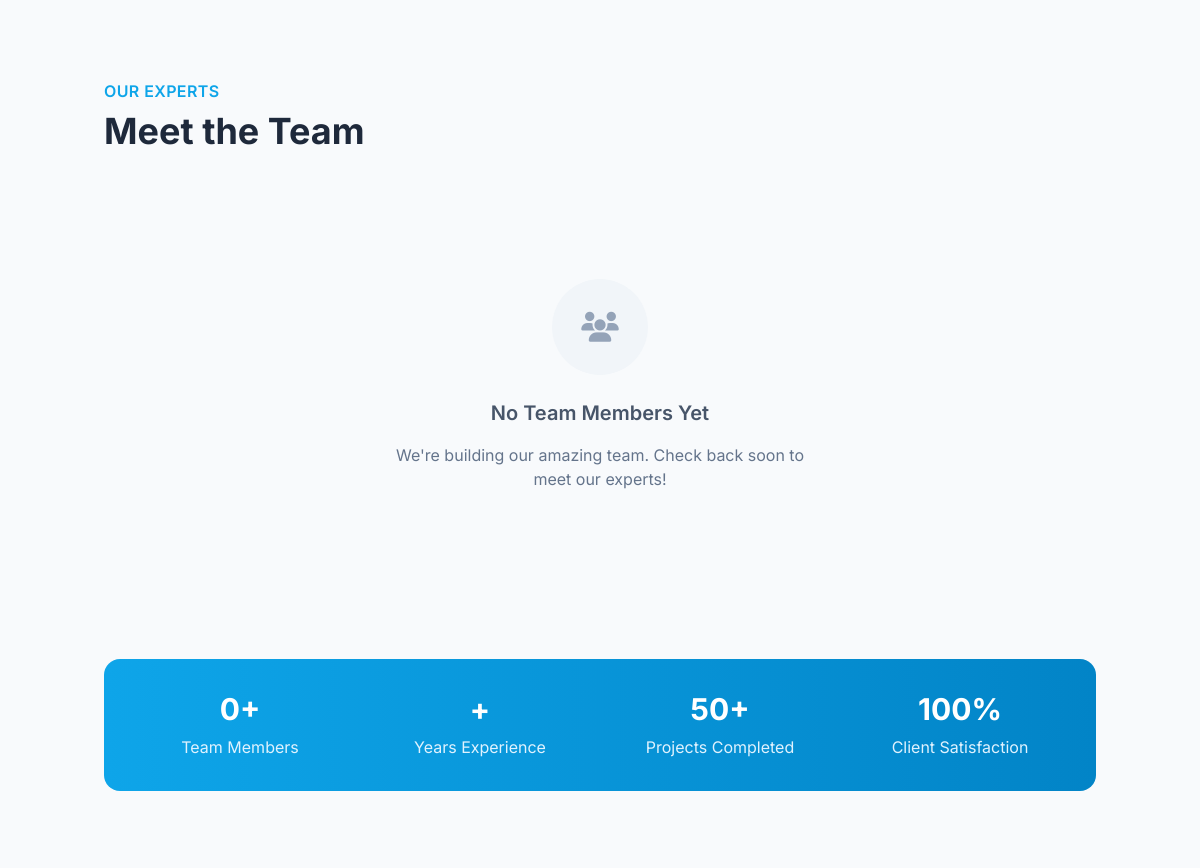
The page /about-us/ (middle part) on the database as committed earlier.
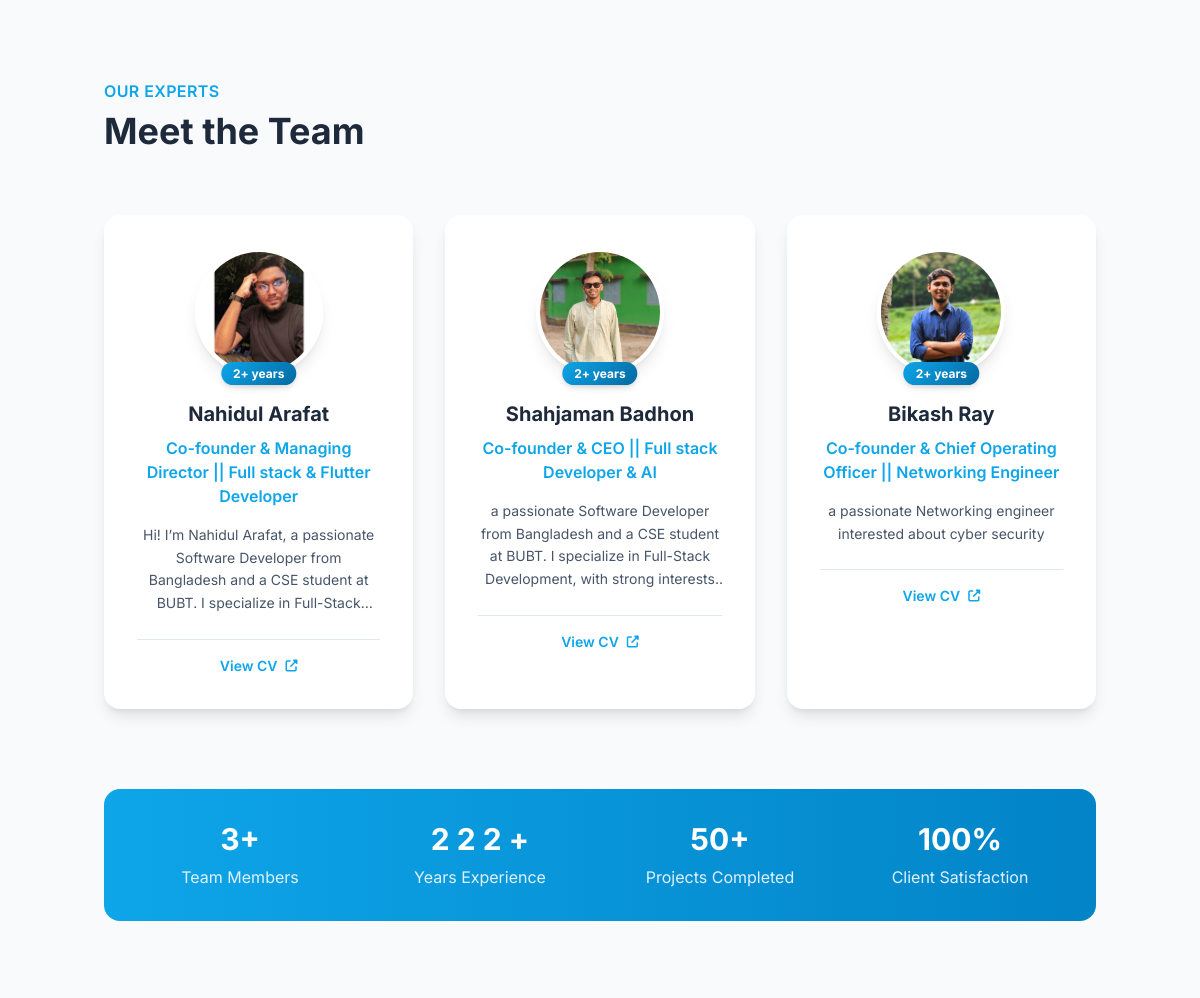
The same page on the database as committed later.
### protfolio/models.py (models this page shows, shortened)
class Developer(models.Model):
    name = models.CharField(max_length=100)
    position = models.CharField(max_length=100)
    experience = models.PositiveIntegerField()
    image = models.ImageField(upload_to='developers/')
    bio = models.TextField()
    cv_url = models.URLField(blank=True)

### protfolio/views.py (the view)
# urls.py: path('about-us/', views.about_us_page, name='about_us'),
def about_us_page(request):
    developers = Developer.objects.all()
    return render(request, 'about_us.html', {'developers': developers})

### templates/about_us.html (shortened to what this page needs)
{% load static %}
<!DOCTYPE html>
<html lang="en">
<head>
    <script src="https://cdn.tailwindcss.com/3.4.3"></script>
    <link rel="stylesheet" href="https://cdnjs.cloudflare.com/ajax/libs/font-awesome/6.4.0/css/all.min.css">
    <link href="https://unpkg.com/aos@2.3.1/dist/aos.css" rel="stylesheet">
</head>
<body class="bg-white dark:bg-accent-900 text-accent-800 dark:text-accent-100 font-sans transition-colors duration-300">
    <main class="pt-20">
        <section class="py-20 bg-accent-50 dark:bg-accent-800 overflow-hidden">
            <div class="container mx-auto px-4">
                <div class="flex flex-col md:flex-row justify-between items-center mb-16" data-aos="fade-up">
                    <div class="text-center md:text-left mb-6 md:mb-0">
                        <span class="text-primary-500 font-semibold tracking-wide uppercase">Our Experts</span>
                        <h2 class="text-3xl md:text-4xl font-bold mt-2 text-accent-800 dark:text-white">Meet the Team</h2>
                    </div>
                </div>
                <div class="grid grid-cols-1 sm:grid-cols-2 lg:grid-cols-3 gap-8">
                    {% for dev in developers %}
                    <div class="team-card bg-white dark:bg-accent-700 p-8 rounded-2xl shadow-lg text-center relative group"
                         data-aos="fade-up" data-aos-delay="{{ forloop.counter0|add:1 }}00">
                        <div class="relative mb-6">
                            <div class="w-32 h-32 mx-auto rounded-full overflow-hidden border-4 border-white dark:border-accent-600 shadow-lg">
                                <img src="{{ dev.image.url }}" alt="{{ dev.name }}"
                                     class="w-full h-full object-cover profile-image">
                            </div>
                            <div class="absolute -bottom-2 left-1/2 transform -translate-x-1/2">
                                <span class="experience-badge text-white text-xs font-bold py-1 px-3 rounded-full shadow-md">
                                    {{ dev.experience }}+ years
                                </span>
                            </div>
                        </div>
                        <h3 class="text-xl font-bold text-accent-800 dark:text-white mb-2 group-hover:text-primary-500 transition-colors">
                            {{ dev.name }}
                        </h3>
                        <p class="text-primary-500 font-semibold mb-4">{{ dev.position }}</p>
                        <div class="text-accent-600 dark:text-accent-300 text-sm leading-relaxed mb-6 line-clamp-4">
                            {{ dev.bio|safe|truncatewords:30 }}
                        </div>
                        <div class="flex justify-center space-x-4 pt-4 border-t border-accent-200 dark:border-accent-600">
                            {% if dev.cv_url %}
                            <a href="{{ dev.cv_url }}" target="_blank"
                               class="text-primary-500 hover:text-primary-600 font-semibold text-sm flex items-center group/link">
                                View CV
                                <i class="fas fa-external-link-alt ml-2 text-xs"></i>
                            </a>
                            {% endif %}
                        </div>
                    </div>
                    {% empty %}
                    <div class="col-span-3 text-center py-16" data-aos="fade-in">
                        <div class="max-w-md mx-auto">
                            <div class="w-24 h-24 bg-accent-100 dark:bg-accent-700 rounded-full flex items-center justify-center mx-auto mb-6">
                                <i class="fas fa-users text-3xl text-accent-400 dark:text-accent-500"></i>
                            </div>
                            <h3 class="text-xl font-semibold text-accent-600 dark:text-accent-400 mb-4">No Team Members Yet</h3>
                            <p class="text-accent-500 dark:text-accent-500 mb-6">We're building our amazing team. Check back soon to meet our experts!</p>
                        </div>
                    </div>
                    {% endfor %}
                </div>
                <div class="mt-20" data-aos="fade-up">
                    <div class="bg-gradient-to-r from-primary-500 to-primary-600 rounded-2xl p-8 text-center text-white">
                        <div class="grid grid-cols-2 md:grid-cols-4 gap-8">
                            <div>
                                <div class="text-3xl font-bold mb-2">{{ developers|length }}+</div>
                                <div class="text-primary-100">Team Members</div>
                            </div>
                            <div>
                                <div class="text-3xl font-bold mb-2">
                                    {% with total_exp=0 %}
                                        {% for dev in developers %}
                                            {% widthratio dev.experience 1 1 as exp %}
                                            {{ exp|add:total_exp }}
                                        {% endfor %}
                                    {% endwith %}+
                                </div>
                                <div class="text-primary-100">Years Experience</div>
                            </div>
                            <div>
                                <div class="text-3xl font-bold mb-2">50+</div>
                                <div class="text-primary-100">Projects Completed</div>
                            </div>
                            <div>
                                <div class="text-3xl font-bold mb-2">100%</div>
                                <div class="text-primary-100">Client Satisfaction</div>
                            </div>
                        </div>
                    </div>
                </div>
            </div>
        </section>
    </main>
</body>
</html>

### templates/about_us.html (style rules this page uses)
.team-card { transition: transform 0.3s ease, box-shadow 0.3s ease; border: 1px solid transparent; }
.profile-image { transition: transform 0.3s ease; }
.experience-badge { background: linear-gradient(135deg, #0ea5e9 0%, #0369a1 100%); }

Rows that differ between the two databases and show on the page:
added Developer: image (picture), experience "2", name "Nahidul Arafat", position "Co-founder & Managing Director || Full stack & Flutter Developer", bio "Hi! I’m Nahidul Arafat, a passionate Software Developer from Bangladesh and a CSE student at BUBT. I specialize in…"
added Developer: image (picture), experience "2", name "Shahjaman Badhon", position "Co-founder & CEO || Full stack Developer & AI", bio "a passionate Software Developer from Bangladesh and a CSE student at BUBT. I specialize in Full-Stack Development, with strong…"
added Developer: image (picture), experience "2", name "Bikash Ray", position "Co-founder & Chief Operating Officer || Networking Engineer", bio "a passionate Networking engineer interested about cyber security"
Other text that changed with them:
{{ developers|length }}: "0" → "3"
text no longer shown: "No Team Members Yet We're building our amazing team. Check back soon to meet our experts!"
